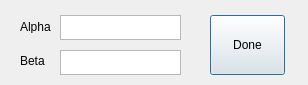
<?xml version="1.0" encoding="UTF-8"?>
<ui version="4.0">
 <class>gravity_parameters</class>
 <widget class="QDialog" name="gravity_parameters">
  <property name="geometry">
   <rect>
    <x>0</x>
    <y>0</y>
    <width>308</width>
    <height>85</height>
   </rect>
  </property>
  <property name="windowTitle">
   <string>AequilibraE - Gravity Parameters</string>
  </property>
  <widget class="QLabel" name="label">
   <property name="geometry">
    <rect>
     <x>20</x>
     <y>20</y>
     <width>46</width>
     <height>13</height>
    </rect>
   </property>
   <property name="text">
    <string>Alpha</string>
   </property>
  </widget>
  <widget class="QLabel" name="label_2">
   <property name="geometry">
    <rect>
     <x>20</x>
     <y>54</y>
     <width>46</width>
     <height>13</height>
    </rect>
   </property>
   <property name="text">
    <string>Beta</string>
   </property>
  </widget>
  <widget class="QPlainTextEdit" name="alpha_box">
   <property name="geometry">
    <rect>
     <x>60</x>
     <y>15</y>
     <width>121</width>
     <height>25</height>
    </rect>
   </property>
   <property name="plainText">
    <string/>
   </property>
  </widget>
  <widget class="QPlainTextEdit" name="beta_box">
   <property name="geometry">
    <rect>
     <x>60</x>
     <y>50</y>
     <width>121</width>
     <height>25</height>
    </rect>
   </property>
  </widget>
  <widget class="QPushButton" name="but_done">
   <property name="geometry">
    <rect>
     <x>210</x>
     <y>15</y>
     <width>75</width>
     <height>60</height>
    </rect>
   </property>
   <property name="text">
    <string>Done</string>
   </property>
  </widget>
 </widget>
 <resources/>
 <connections/>
</ui>
